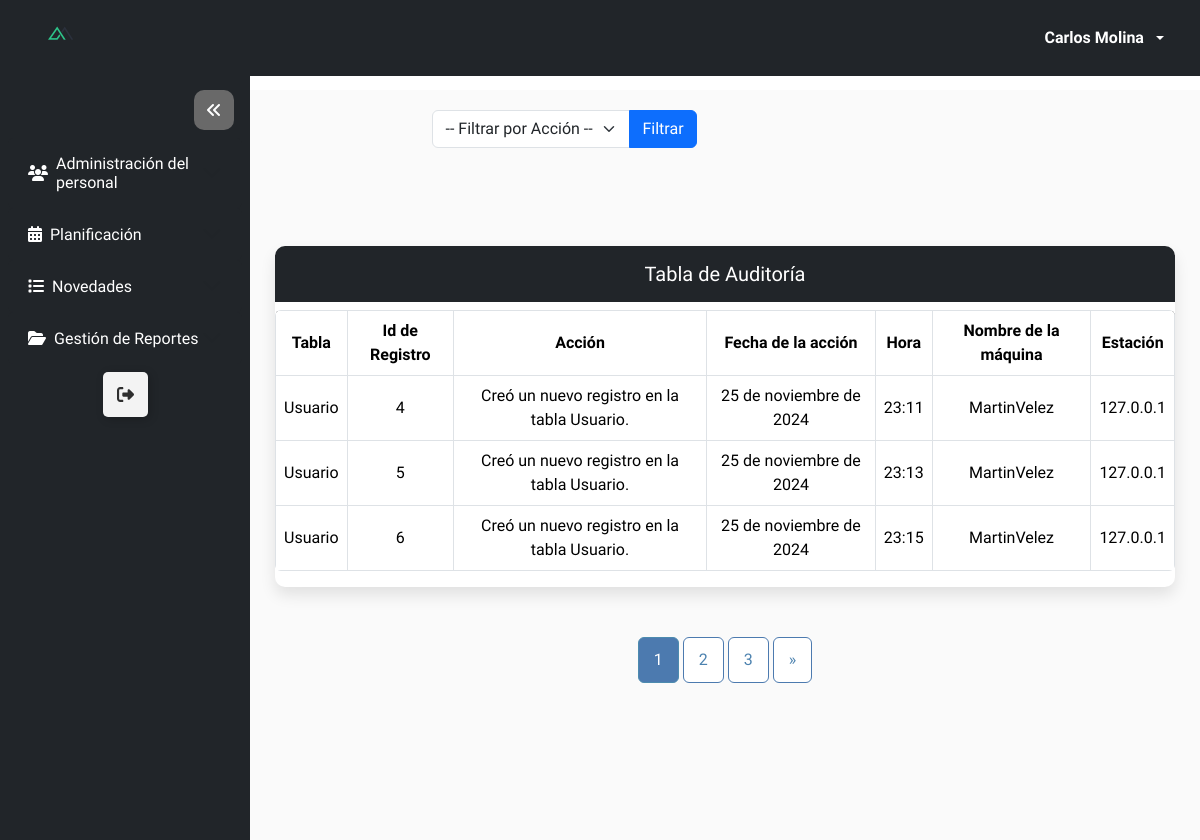
Before: /auditoria/listar_auditoria/ (signed in) with the older database file.
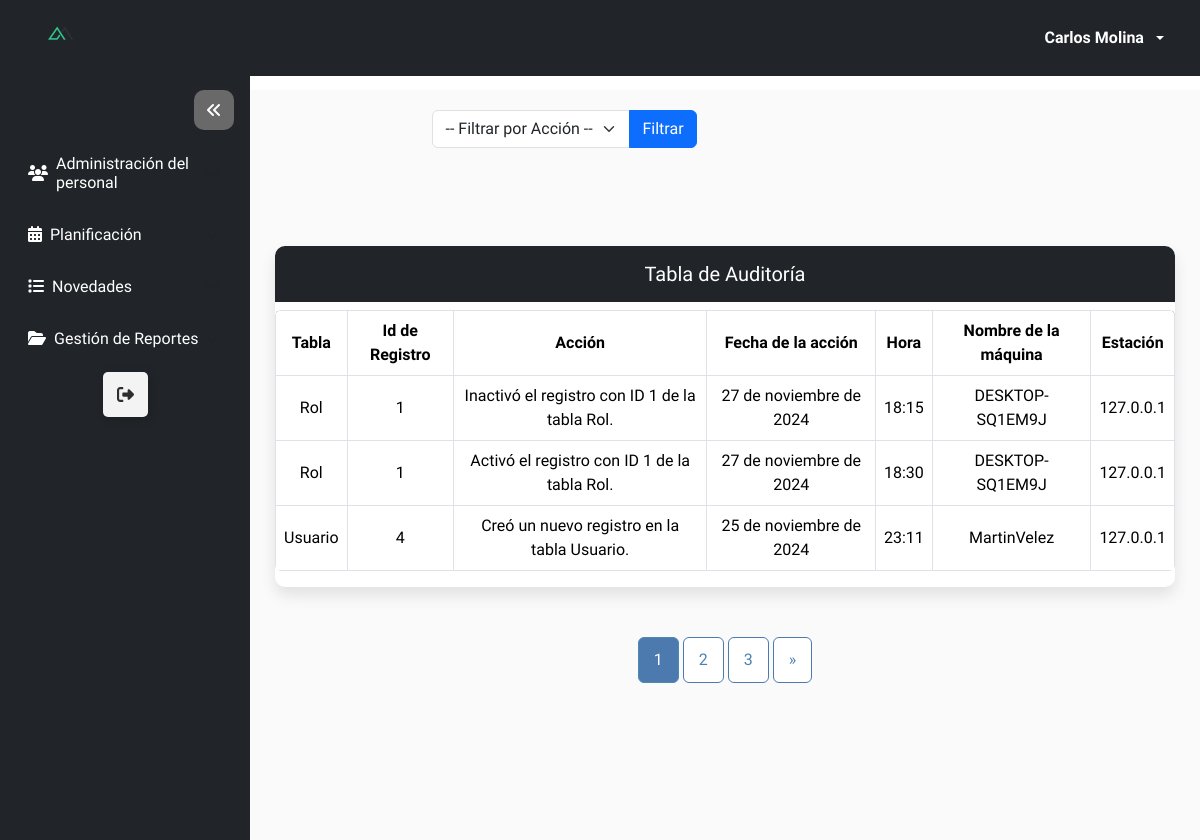
After: the same page with the newer database file.
### Modulos/Login/models.py (models this page shows, shortened)
class Usuario(AbstractBaseUser, PermissionsMixin):
    username = models.CharField(max_length=15,unique=True)
    email = models.EmailField(unique=True, max_length=50)
    nombre = models.CharField(max_length = 15, blank = True, null = True)
    apellido = models.CharField(max_length = 15, blank = True, null = True)
    cedula = models.CharField(unique=True, max_length=10, null=True)
    estado = models.BooleanField(default=True)
    is_staff = models.BooleanField(default=False)  # Permitir el acceso al admin
    is_superuser = models.BooleanField(default=False)  #Acceso completo y sin restricciones, permitiendo cualquier acción.
    primera_sesion = models.BooleanField(default=True)
    fecha_creacion = models.DateTimeField(auto_now_add=True)
    fecha_modificacion = models.DateTimeField(auto_now=True)
    rol = models.ForeignKey('Rol', on_delete=models.SET_NULL, null=True, blank=True)
    objects = UsuarioManager()
    USERNAME_FIELD = 'username'

### Modulos/Auditoria/models.py (models this page shows, shortened)
class AuditoriaUser(models.Model):
    class AccionChoices(models.TextChoices):
        MODIFICAR = 'M', 'Modificar'
        CREAR = 'C', 'Crear'
        ELIMINAR = 'E', 'Eliminar'
        INACTIVAR = 'I', 'Inactivar'
        ACTIVAR = 'A', 'Activar'
        BLOQUEO = 'B', 'Bloqueo'
        ADVERTENCIA = 'ADV', 'Advertencia'
    usuario = models.ForeignKey(
        Usuario,
        on_delete=models.PROTECT,
        verbose_name='Usuario'
    )
    accion = models.CharField(
        max_length=3,
        choices=AccionChoices.choices,
        verbose_name='Acción'
    )
    tabla = models.CharField(max_length=100, verbose_name='Tabla')
    registro_id = models.IntegerField(verbose_name='ID de Registro')
    descripcion = models.TextField(verbose_name='Descripción de la Acción', null=True, blank=True)
    fecha = models.DateField(auto_now_add=True, verbose_name='Fecha y Hora')
    hora = models.TimeField(auto_now_add=True, verbose_name='Hora')
    nombre_maquina = models.CharField(max_length=100, verbose_name='Nombre de la Máquina', null=True, blank=True)
    estacion = models.CharField(max_length=100, verbose_name='Estación', null=True, blank=True)
    class Meta:
        verbose_name = 'Auditoría de Usuario'
        verbose_name_plural = 'Auditorías de Usuarios'
        ordering = ('-fecha',)

### Modulos/Auditoria/views.py (the view)
# urls.py: path('listar_auditoria/', Auditoria_View.as_view(), name = 'listar_auditoria')
class Auditoria_View(LoginRequiredMixin, RoleRequiredMixin, ListView):
    template_name = 'listar_auditoria.html'
    context_object_name = 'auditoria'
    model = AuditoriaUser
    required_role = 'Coordinador'
    paginate_by = 3
    def get_queryset(self):
        query = self.request.GET.get('query')
        queryset = super().get_queryset()
        if query:  # Si se selecciona un filtro, aplicarlo
            queryset = queryset.filter(accion=query)
        return queryset
    def get_context_data(self, **kwargs):
        context = super().get_context_data(**kwargs)
        context['dir_search'] = self.request.path
        context['query'] = self.request.GET.get('query', '')
        context['title_table'] = 'Tabla de Auditoría'
        context['acciones'] = AuditoriaUser.AccionChoices.choices  # Lista de acciones disponibles
        return context

### Modulos/Login/mixin.py (called while the page is built)
    def dispatch(self, request, *args, **kwargs):
        if not request.user.rol or request.user.rol.name != self.required_role:
            return redirect(reverse('login:acceso_restringido'))
        return super().dispatch(request, *args, **kwargs)

### Modulos/Login/utils.py (called while the page is built)
def configuracion_completa():
    rol = Rol.objects.filter(name='Coordinador', estado=True).exists()
    usuario_coordinador = Usuario.objects.filter(rol__name='Coordinador', estado=True).exists()
    return rol and usuario_coordinador

### Modulos/Auditoria/templates/listar_auditoria.html (shortened to what this page needs)
{% extends 'modulos.html' %}
{% load static %}
{% block search %}
<form method="GET" action="{{ dir_search }}" class="mb-3">
    <div class="input-group">
        <select name="query" class="form-select">
            <option value="">-- Filtrar por Acción --</option>
        </select>
        <button type="submit" class="btn btn-primary">Filtrar</button>
    </div>
</form>
{% endblock %}
{% block thead %}
<th> Tabla </th>
<th> Id de Registro </th>
<th> Acción </th>
<th> Fecha de la acción </th>
<th> Hora </th>
<th> Nombre de la máquina </th>
<th> Estación </th>
{% endblock %}
{% block tbody %}
{% for i in auditoria %}
<tr>
    <td> {{ i.tabla }} </td>
    <td> {{ i.registro_id }} </td>
    <td> {{ i.descripcion }} </td>
    <td> {{ i.fecha }} </td>
    <td> {{ i.hora }} </td>
    <td> {{ i.nombre_maquina }} </td>
    <td> {{ i.estacion }} </td>
</tr>
{% endfor %}
{% endblock %}

### templates/modulos.html (shortened to what this page needs)
{% extends 'index.html' %}
{% load static %}
{% block main %}
<div class="content">
    {% block sidebar %}
    {% include 'sidebar.html' %}
    {% endblock %}
    {% block forms %}
    <main class="main-content" style="margin-top: 50px;">
        <div class="container">
            <div class="botones mb-3">
                <div>
                    {% block search %}
                    {% endblock %}
                </div>
            </div>
            {% block table %}
            <div class="table-container">
                <h5 class="text-center bg-dark text-white p-3">{{ title_table }}</h5>
                <div class="table-responsive">
                    <table class="table table-bordered table-hover rounded">
                        <thead class="bg-dark text-white">
                            <tr>
                                {% block thead %}
                                {% endblock %}
                            </tr>
                        </thead>
                        <tbody>
                            {% block tbody %}
                            {% endblock %}
                        </tbody>
                    </table>
                </div>
            </div>
            {% endblock %}
            {% block pagination %}
            <div class="d-flex justify-content-center mt-4">
                {% if is_paginated %}
                <nav aria-label="Page navigation">
                    <ul class="pagination">
                        {% for num in paginator.page_range %}
                        {% if num >= page_obj.number|add:-2 and num <= page_obj.number|add:2 %} <li
                            class="page-item {% if num == page_obj.number %}active{% endif %}">
                            <a class="page-link" href="?page={{ num }}&q={{ request.GET.q }}">{{ num }}</a>
                            </li>
                            {% elif num == 1 or num == paginator.num_pages %}
                            <li class="page-item {% if num == page_obj.number %}active{% endif %}">
                                <a class="page-link" href="?page={{ num }}&q={{ request.GET.q }}">{{ num }}</a>
                            </li>
                            {% elif num == page_obj.number|add:-3 or num == page_obj.number|add:3 %}
                            <li class="page-item disabled">
                                <a class="page-link">...</a>
                            </li>
                            {% endif %}
                            {% endfor %}
                            {% if page_obj.has_next %}
                            <li class="page-item">
                                <a class="page-link" href="?page={{ page_obj.next_page_number }}&q={{ request.GET.q }}"
                                    aria-label="Next">
                                    <span aria-hidden="true">&raquo;</span>
                                </a>
                            </li>
                            {% endif %}
                    </ul>
                </nav>
                {% endif %}
            </div>
            {% endblock %}
        </div>
    </main>
    {% endblock %}
</div>
{% endblock %}

### templates/index.html (shortened to what this page needs)
<!DOCTYPE html>
<html lang="es">
{% load static %}
<head>
    <link rel="stylesheet" href="{% static 'css/style.css' %}">
    {% block css %}
    <link rel="stylesheet" href="{% static 'css/modulos.css' %}">
    <link rel="stylesheet" href="{% static 'css/diseño_forms.css' %}">
    <link rel="stylesheet" href="{% static 'css/style_tabla.css' %}">
    {% endblock %}
    <link rel="stylesheet" href="{% static 'css/bootstrap.min.css' %}">
</head>
<body>
        <header>
        {% block header %}
            {% include 'navbar.html' %}
        {% endblock %}
        </header>
        {% block main %}{% endblock %}
</body>
</html>

### templates/navbar.html (shortened to what this page needs)
{% load static %}
<nav class="navbar navbar-expand-lg navbar-dark bg-dark sticky-top">
    <div class="container-fluid">
        <a href="/" class="navbar-brand">
            <img src="{% static 'img/inci_manager.png' %}" class="mx-4" width="50px">
        </a>
        <div class="collapse navbar-collapse justify-content-end" id="navbarContent">
            <ul class="navbar-nav mb-2 mb-lg-0">
                <li class="nav-item dropdown mx-3 my-auto">
                    <a class="nav-link dropdown-toggle text-white d-flex align-items-center" href="#" role="button"
                        data-bs-toggle="dropdown" aria-expanded="false">
                        <span class="me-2"><b>{{ nombre }} {{ apellido }}</b></span>
                    </a>
                </li>
            </ul>
        </div>
    </div>
</nav>

### templates/sidebar.html (shortened to what this page needs)
<aside class="side-bar d-flex flex-column bg-dark text-white">
    <div class="justify-content-end d-flex align-items-center mx-3">
        <i class="fa-solid d-flex justify-content-center align-items-center fa-angles-left btn-toggle" id="btn"></i>
    </div>
    <div class="accordion" id="asideAccordion">
        <ul class="nav flex-column p-2">
            {% if request.user.is_superuser or request.user.rol and request.user.rol.name == 'Coordinador' %}
            <li class="nav-item">
                <div class="accordion-item bg-dark border-0">
                    <h2 class="accordion-header">
                        <button class="accordion-button bg-dark text-white border-0 collapsed" type="button"
                            data-bs-toggle="collapse" data-bs-target="#collapseAdmin" aria-expanded="false"
                            aria-controls="collapseAdmin">
                            <i class="fa-sharp fa-solid fa-users me-2"></i>
                            <span class="nav-text">Administración del personal</span>
                        </button>
                    </h2>
                </div>
            </li>
            {% endif %}
            {% if request.user.rol and request.user.rol.name == 'Coordinador' %}
            <li class="nav-item">
                <div class="accordion-item bg-dark border-0">
                    <h2 class="accordion-header">
                        <button class="accordion-button bg-dark text-white border-0 collapsed" type="button"
                            data-bs-toggle="collapse" data-bs-target="#collapsePlanning" aria-expanded="false"
                            aria-controls="collapsePlanning">
                            <i class="fa-sharp fa-solid fa-calendar-alt me-2"> </i>
                            <span class="nav-text">Planificación</span>
                        </button>
                    </h2>
                </div>
            </li>
            <li class="nav-item">
                <div class="accordion-item bg-dark border-0">
                    <h2 class="accordion-header">
                        <button class="accordion-button bg-dark text-white border-0 collapsed" type="button"
                            data-bs-toggle="collapse" data-bs-target="#collapseNews" aria-expanded="false"
                            aria-controls="collapseNews">
                            <i class="fa-solid fa-list me-2"></i>
                            <span class="nav-text">Novedades</span>
                        </button>
                    </h2>
                </div>
            </li>
            <li class="nav-item">
                <div class="accordion-item bg-dark border-0">
                    <h2 class="accordion-header">
                        <button class="accordion-button bg-dark text-white border-0 collapsed" type="button"
                            data-bs-toggle="collapse" data-bs-target="#collapseReportes" aria-expanded="false"
                            aria-controls="collapseReportes">
                            <i class="fa-sharp fa-solid fa-folder-open me-2"></i>
                            <span class="nav-text" >Gestión de Reportes</span>
                        </button>
                    </h2>
                </div>
            </li>
            {% endif %}
        </ul>
    </div>
    <div class="logout d-flex justify-content-center align-items-center">
        <a  class=" d-flex justify-content-center" href="{% url 'login:logout' %}">
            <button class="Btn">
                <div class="sign">
                </div>
            </button>
        </a>
    </div>
</aside>

### static/css/style.css (style rules this page uses)
:root { --bg-color: #FAFAFA; --sidebar-bg: rgb(18, 23, 30); --sidebar-hover-bg: beige; --sidebar-text-color: white; --sidebar-hover-text: black; --arrow-bg: dimgrey; --arrow-hover-bg: rgb(218, 218, 218); --arrow-hover-color: #12171e; --transition-speed: 0.5s; }
.side-bar { position: fixed; top: 70px; left: 0; height: 100%; z-index: 500; background-color: #f8f9fa; }
.container .botones { display: flex; flex-direction: row; justify-content: space-around; }
.side-bar { padding: 20px 0; display: grid; grid-template-columns: repeat(1, 1fr); width: 250px; background-color: var(--sidebar-bg); transition: width var(--transition-speed) ease; overflow: auto; }
.side-bar .nav { display: flex; flex-direction: column; padding: 0; margin: 0; }
.side-bar .nav-item { font-size: 16px; }
.side-bar .fa-angles-right, .side-bar .fa-angles-left { color: var(--sidebar-text-color); background-color: var(--arrow-bg); width: 40px; height: 40px; border-radius: 10px; transition: all 0.5s ease; cursor: pointer; }
.main-content { position: relative; top: 40px; margin-left: 250px; flex: 1; padding: 20px 10px; background-color: var(--bg-color); transition: margin-left var(--transition-speed) ease; }
.pagination { display: flex; justify-content: center; align-items: center; gap: 5px; }
.page-item .page-link { color: #4c82af; font-weight: 500; padding: 10px 15px; border: 1px solid #4c7aaf; border-radius: 6px; transition: all 0.3s ease; }
.page-item.active .page-link { background-color: #4c7aaf; color: #fff; border-color: #4c8baf; }
.Btn { --black: #000000; --ch-black: #141414; --eer-black: #1b1b1b; --night-rider: #2e2e2e; --white: #ffffff; --af-white: #f3f3f3; --ch-white: #e1e1e1; display: flex; align-items: center; justify-content: flex-start; width: 45px; height: 45px; border: none; border-radius: 5px; cursor: pointer; position: relative; overflow: hidden; transition-duration: .3s; box-shadow: 2px 2px 10px rgba(0, 0, 0, 0.199); background-color: var(--af-white); }
.sign { width: 100%; transition-duration: .3s; display: flex; align-items: center; justify-content: center; }
.sign svg { width: 17px; }
.logout { margin-bottom: 40px; }

### static/css/modulos.css (style rules this page uses)
header { position: fixed; top: 0; width: 100%; z-index: 1000; }

### static/css/diseño_forms.css (style rules this page uses)
.content { display: flex; height: 100vh; font-family: 'Arima', sans-serif; }
header { font-family: 'Arima',sans-serif; }

### static/css/style_tabla.css (style rules this page uses)
.table-container { margin: 50px auto; max-width: 900px; background-color: #ffffff; border-radius: 10px; box-shadow: 0px 8px 15px rgba(0, 0, 0, 0.1); }
.table-container .table { border-radius: 10px; overflow: hidden; }
.table-container h5 { border-top-left-radius: 10px; border-top-right-radius: 10px; }
.table td, .table th { vertical-align: middle; }
.table th, td { padding: 40px; text-align: center; }

Changed rows visible on the page:
no longer on this page (row unchanged): AuditoriaUser: tabla "Usuario", registro_id "5", descripcion "Creó un nuevo registro en la tabla Usuario.", fecha "25 de noviembre de 2024", hora "23:13", nombre_maquina "MartinVelez", estacion "127.0.0.1"
no longer on this page (row unchanged): AuditoriaUser: tabla "Usuario", registro_id "6", descripcion "Creó un nuevo registro en la tabla Usuario.", fecha "25 de noviembre de 2024", hora "23:15", nombre_maquina "MartinVelez", estacion "127.0.0.1"
added AuditoriaUser: tabla "Rol", registro_id "1", descripcion "Inactivó el registro con ID 1 de la tabla Rol.", fecha "27 de noviembre de 2024", hora "18:15", nombre_maquina "DESKTOP-SQ1EM9J", estacion "127.0.0.1"
added AuditoriaUser: tabla "Rol", registro_id "1", descripcion "Activó el registro con ID 1 de la tabla Rol.", fecha "27 de noviembre de 2024", hora "18:30", nombre_maquina "DESKTOP-SQ1EM9J", estacion "127.0.0.1"
